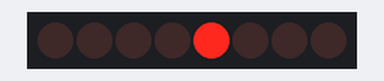
The sketch below on a simulated Arduino Uno, built with avr-gcc and run on an emulated ATmega328P. Shown: 8 shift-register outputs drawn as a row of LEDs (first output left, lit = HIGH). Wiring (inferred from the names in the program): shift register (74HC595): data pin 12; shift clock pin 9; latch pin 11. Wiring (inferred from the signals the program sends): row of LEDs: on Q0, Q1, Q2, Q3, Q4, Q5, Q6, Q7. What the sketch prints to the serial monitor is not drawn.

Above: at 0.15 s.
At 0.45 s:
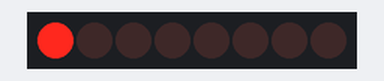
At 0.76 s:
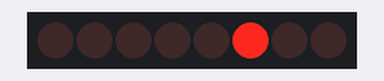
At 1.37 s:
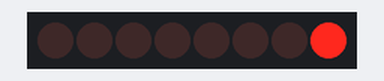
At 1.98 s:
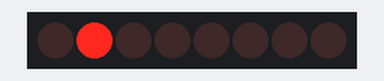
At 2.58 s:
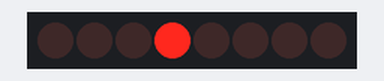
Timing chart, 0 to 3.0 s (numbered marks = the images above):
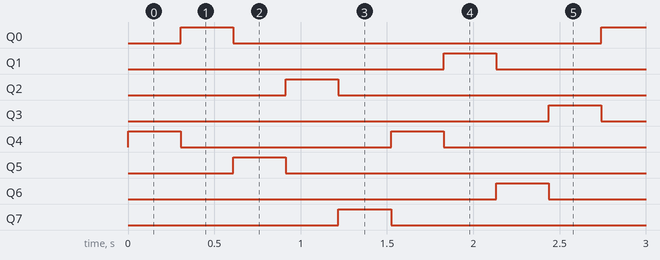

Measured:
- by itself, Q0–3, Q5–7: alternates HIGH for 0.30 s and LOW for 2.1 s
- by itself, Q4: goes HIGH 0.30 s, LOW 1.2 s, 10 × (HIGH 0.30 s, LOW 2.1 s), HIGH 0.30 s, then LOW
- by itself, everything shown: repeats every 2.4 s, in 8 steps

The sketch:

Class_45_Circular_Shift.ino
```cpp
int latchPin = 11;
int clockPin = 9;
int dataPin = 12;


byte data = 0b11101111;

void setup(){
  pinMode(dataPin,OUTPUT);
  pinMode(clockPin,OUTPUT);
  pinMode(latchPin,OUTPUT);
  Serial.begin(9600);
}
void loop(){
  digitalWrite(latchPin,LOW);
  shiftOut(dataPin,clockPin,MSBFIRST,data);
  digitalWrite(latchPin,HIGH);

  Serial.println(data,BIN);

  data = data * 0b10 + data / 0b10000000 ;
  delay(10);
}
```
